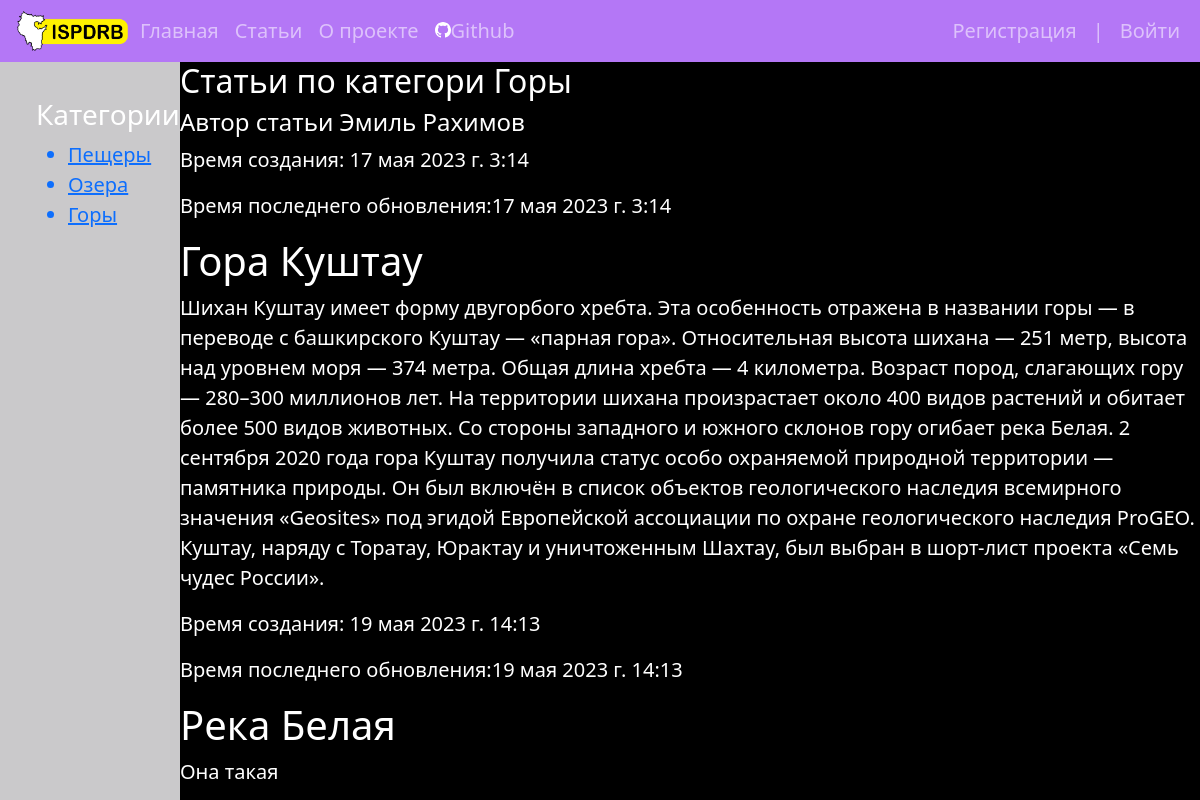
The app's page /articles/ with its own data.
### main/models.py (models this page shows, shortened)
class Article(models.Model):
    title = models.CharField(max_length=255)
    content = models.TextField(blank=False)
    photo = models.ImageField(upload_to="photos/%Y/%m/%d/")
    time_create = models.DateTimeField(auto_now_add=True)
    time_update = models.DateTimeField(auto_now=True)
    is_published = models.BooleanField(default=True)
    class Meta:
        verbose_name = 'Статья'
        verbose_name_plural = 'Статьи'

### main/views.py (the view)
# urls.py: path('articles/', articles, name='articles'),
def articles(request):
    posts = Article.objects.all()
    context = {
        'menu': menu,
        'title': 'Статьи',
        'posts': posts
    }
    return render(request, 'main/articles.html', context=context)

### main/templates/main/articles.html
{% extends 'main/base.html' %}
{% block body  %}
<div id="articles-category">
    <h3>Категории</h3>
    <ul>
        <a href=""><li>Пещеры</li></a>
        <a href=""><li>Озера</li></a>
        <a href=""><li>Горы</li></a>
    </ul>
</div>
<div id="articles-main">
    <h2>Статьи по категори Горы</h2>
    <h4>Автор статьи Эмиль Рахимов</h4>
    {% for p in posts %}
    <p>Время создания: {{p.time_create }}</p>
    <p>Время последнего обновления:{{p.time_update}}</p>
    <h1>{{p.title}}</h1>
    <p>{{p.content}}</p>
    {% endfor  %}
</div>
{% endblock  %}

### main/static/main/css/main.css (style rules this page uses)
body { background: black; color:white; font-size: 20px; }
#articles-category { position: fixed; float: left; background: #cac9cb; width: 15%; height: 100%; padding-top: 3%; padding-left: 3%; }
#articles-main { position: fixed; background: black; margin-left:15%; width: 85%; height: 100%; float: left; }

### records on screen
Article: time_create "17 мая 2023 г. 3:14", time_update "17 мая 2023 г. 3:14", title "Гора Куштау", content "Шихан Куштау имеет форму двугорбого хребта. Эта особенность отражена в названии горы — в переводе с башкирского Куштау — «парная гора». Относительная высота шихана — 251 метр, высота над уровнем моря — 374 метра. Общая длина хребта — 4 километра. Возраст пород, слагающих гору — 280–300 миллионов лет. На территории шихана произрастает около 400 видов растений и обитает более 500 видов животных. Со стороны западного и южного склонов гору огибает река Белая. 2 сентября 2020 года гора Куштау получила статус особо охраняемой природной территории — памятника природы. Он был включён в список объектов геологического наследия всемирного значения «Geosites» под эгидой Европейской ассоциации по охране…"
Article: time_create "19 мая 2023 г. 14:13", time_update "19 мая 2023 г. 14:13", title "Река Белая", content "Она такая"

### other values on screen
{{ m.namemenu }} "Главная" "Статьи" "О проекте"
